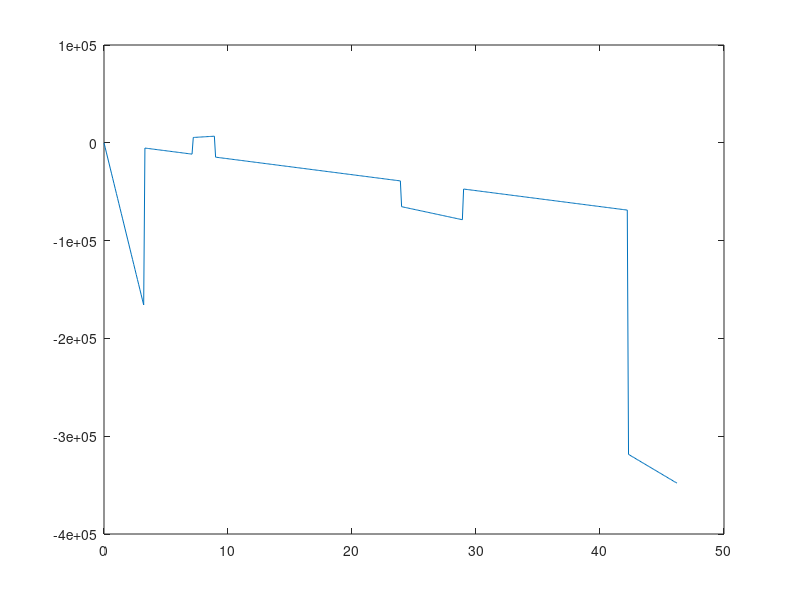
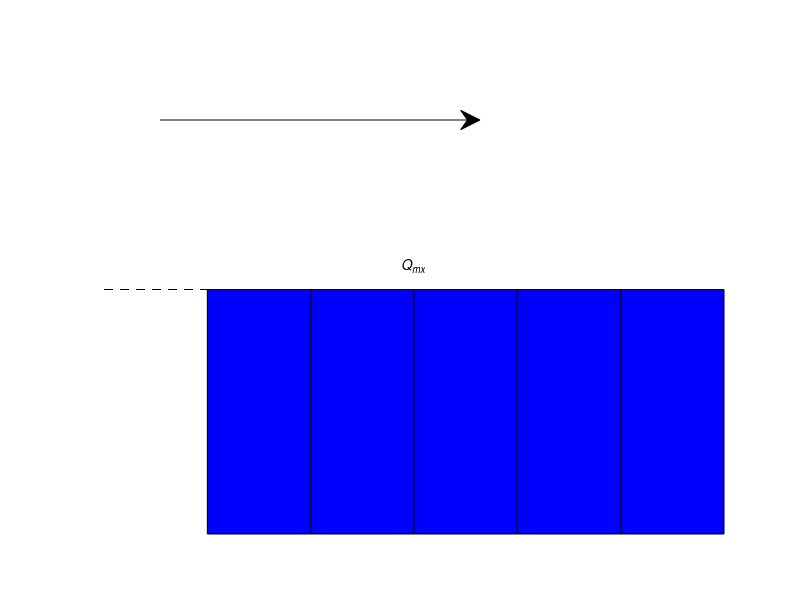
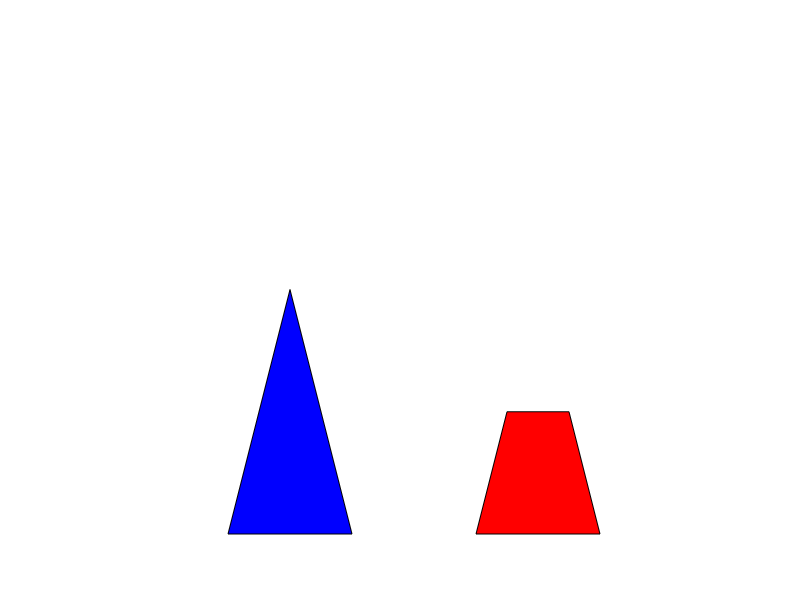
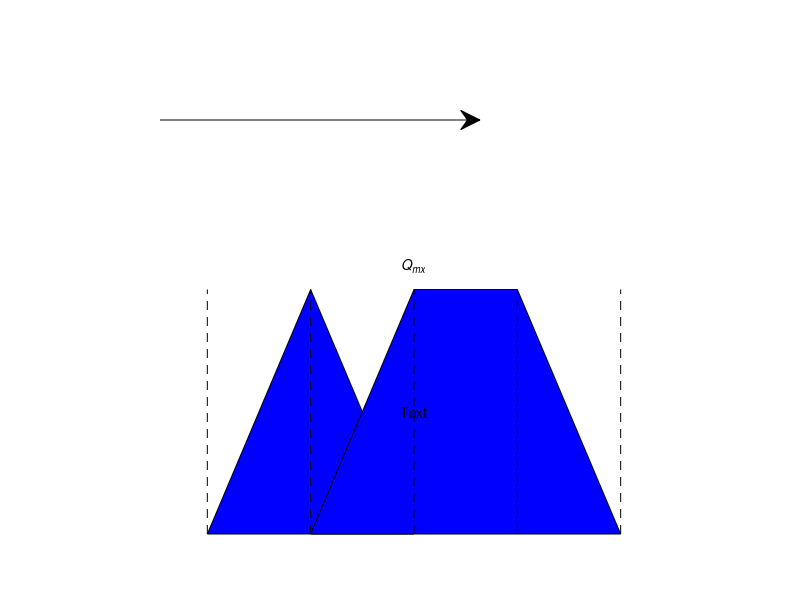

The MATLAB source for these figures, in order:
clc;close all
% K:\Matlab\code\mechaincs\launch_vehicle\load
h=4.5e3;%km->m
g=9.81;Re=6371e3;rho_0=1.225;beta=1.3e-4;
u=26.5;V=350;
alpha=atan(u/V);
gamma=1.4;R=287.05;T0=288.15;lamda_T=6.5;
c=sqrt(gamma*R*(T0-lamda_T*h/1e3));%对流层温度估算公式
Ma=V/c;
P=2400;%KN->N
m=163772.2;%kg<-ton

Stage1=46.28;  Stage3=16.49;%m
block1=17.34;  block2=12.45;
frame=[0 3.27 7.12 8.73 8.98 12.56 14 16.49 18.49 21.29 23.97 28.94 30.02 35.31 37 42.25 46.28];
%fuel=
D=[0 3.2 2.6 3.8 5.6];
%oxidizer=
l01=1.93; l45=1.64; l89=2.64; l1314=2.8;
EF=1e-8*[1 15 10 10 7 7 5.5 5.5 12 12 12 18 20 25 25 25 37];%N
% stairs(qm); 绘制阶梯图
tube_length=[3.2700 3.8500 1.6100+0.2500 3.5800 1.4400 2.4900 2.0000 2.8000 2.6800 4.9700 1.0800    5.2900    1.6900    5.2500    4.0300];
interlevel_segment=[1.86 4.97 4.03];
tube=[3.85 14.99 13.31];
lamba=tube./D(2:4);
l_F=[0 tube_length(1) interlevel_segment];
%% 1.2 计算纵向过载nx以及轴力N
%g=g0*(Re/(Re+h))^2;
rho=rho_0*exp(-beta*h);
q=rho*V^2/2;%无需速度合成
r=0:0.1:Stage1;
X_p=zeros(1,length(D)-1);
F_t=X_p;F_j=X_p;
for i=1:length(D)-1
    tube=[0 3.85 14.99 13.31];%matlab中局部作用域生效在整个区间
    beta1(i)=atan2((D(i+1)-D(i)),l_F(i+1)*2);
    F_t(i)=(D(i)+D(i+1))*l_F(i+1)/2/2;
    F_j(i)=D(i)*tube(i)/2;
    X_p(i)=3/2*(alpha^2+2*beta1(i)^2)*q*(pi*(D(i+1)^2-D(i)^2)/4);%修改角度
    q_axp(i)=-2*pi*beta1(i)*q*(alpha^2+2*beta1(i)^2);
end
X=sum(X_p)*(1+0.4)*(1+0.2);
nx=(P-X)/m/g;
% ac=@(x)sin(x)./x
% s=quad(ac,pi/4,pi/2)%自适应 Simpson 积分法计算数值积分
%'function_handle' 类型的操作数不支持运算符 '+'。  不支持一元运算符 '-'。
%q_ax=-(sum(X_p)*0.4/sum(F_t+F_j)*r+(@(r)(0<r<l_F(2))*q_axp(1)+(l_F(2)<r<l_F(3))*q_axp(2)+(l_F(3)<r<l_F(4))*q_axp(3)+(l_F(4)<r<l_F(5))*q_axp(4)));
%必须分开算q_axp——因为每一段l、r1、r2不一样
%matlab中索引从1开始
q_ax=@(x)((x>frame(1)&x<frame(2))*q_axp(1).*x+...
    (x>frame(3)&x<frame(5))*q_axp(2).*x+...
    (x>frame(end-6)&x<frame(end-5))*q_axp(3).*x+...
    (x>frame(end-1)&x<frame(end))*q_axp(4).*x-...
    sum(X_p)*0.4/sum(F_t+F_j).*x);
figure(1)
plot(r,q_ax(r))%调用句柄
%plot 函数期望的是向量或矩阵形式的数据作为输入
qm=[0 160 125 100 55 55 100 100 250 250 250 370 400 500 500 500 740];%kg/m
%% 出错，请保持修正
% for i=1:2:length(q_m)-1
%     frame1=[0 3.27 3.27 7.12 7.12 8.73 ...
%         8.73 8.98 8.98 12.56 12.56 14 ...
%         14 16.49 16.49 18.49 18.49 21.29 ...
%         21.29 23.97 23.97 28.94 28.94 30.02 ...
%         30.02 35.31 35.31 37 37 42.25 ...
%         42.25 46.28];
%     qm=[0 160 125 125 125 100 ...
%         55 55 100 100 250 250 ...
%         250 370 400 400 500 500 ...
%         500 740];%kg/m
%     %无法从 function_handle 转换为 double      
%     q_m(i)=@(r)(r>frame1(i)&r<=frame1(i+1))*(((qm(i+1)-qm(i))/(frame1(i+1)-frame1(i)).*(r-frame1(i)))+qm(i));
% end
% %q_m(q_m==0) = [];
% q_m=-q_m;



%% 1.3 计算法向过载ny、角加速度zz，剪力Q和弯矩M
delta=deg2rad(4.8);
Y_t=1.5*alpha^2*q.*lamba.*(pi.*D(2:4).^2/4);
Y_i=zeros(1,length(D));
for i=1:length(D)-1
    Y_i(i)=3*alpha*q*(pi*(D(i)^2-D(i+1)^2)/4);
    c(i)=l_F(i+1)/3*(1+D(i+1)/(D(i+1)+D(i)));
end
Y=sum(Y_t)+sum(Y_i);
ny=(P*delta+Y)/m/g;

% 压心

%EF刚度
figure;
for i = 1:5
    rectangle('Position',[i, 0, 1, 1], 'FaceColor', 'b');
end
% 添加水平线
line([0, 6], [1, 1], 'Color', 'k', 'LineStyle', '--');
% 添加文本
text(3, 1.1, '\it{Q}_{mx}', 'HorizontalAlignment', 'center');
% 添加箭头
annotation('arrow', [0.2 0.6], [0.8 0.8]);
axis([0 6 0 2]);
axis off;


figure; % 创建一个新的图形

% 绘制三角形
% 定义三角形的顶点坐标
x_triangle = [1, 2, 1.5];
y_triangle = [0, 0, 1];
fill(x_triangle, y_triangle, 'b'); % 使用 'b' 作为填充颜色

hold on; % 保持当前图形，以便在同一图形上绘制更多的形状

% 绘制梯形
% 定义梯形的顶点坐标
x_trapezoid = [3, 4, 3.75, 3.25];
y_trapezoid = [0, 0, 0.5, 0.5];
fill(x_trapezoid, y_trapezoid, 'r'); % 使用 'r' 作为填充颜色

hold off;
% 调整坐标轴视图
axis([0 5 0 2]);
axis off;




figure;
fill([1, 2, 3], [0, 1, 0], 'b');
hold on;
fill([4, 5, 5], [0, 1, 1], 'b');
fill([2, 3, 4, 5], [0, 1, 1, 0], 'b');
% 添加竖线
for i = 1:5
    line([i, i], [0, 1], 'Color', 'k', 'LineStyle', '--');
end
% 添加文本并指向箭头
text(3, 1.1, '\it{Q}_{mx}', 'HorizontalAlignment', 'center');
text(3, 0.5, 'Text', 'HorizontalAlignment', 'center'); % 添加额外的文本
annotation('arrow', [0.2 0.6], [0.8 0.8]);

axis([0 6 0 2]);
axis off;
hold off;



























































